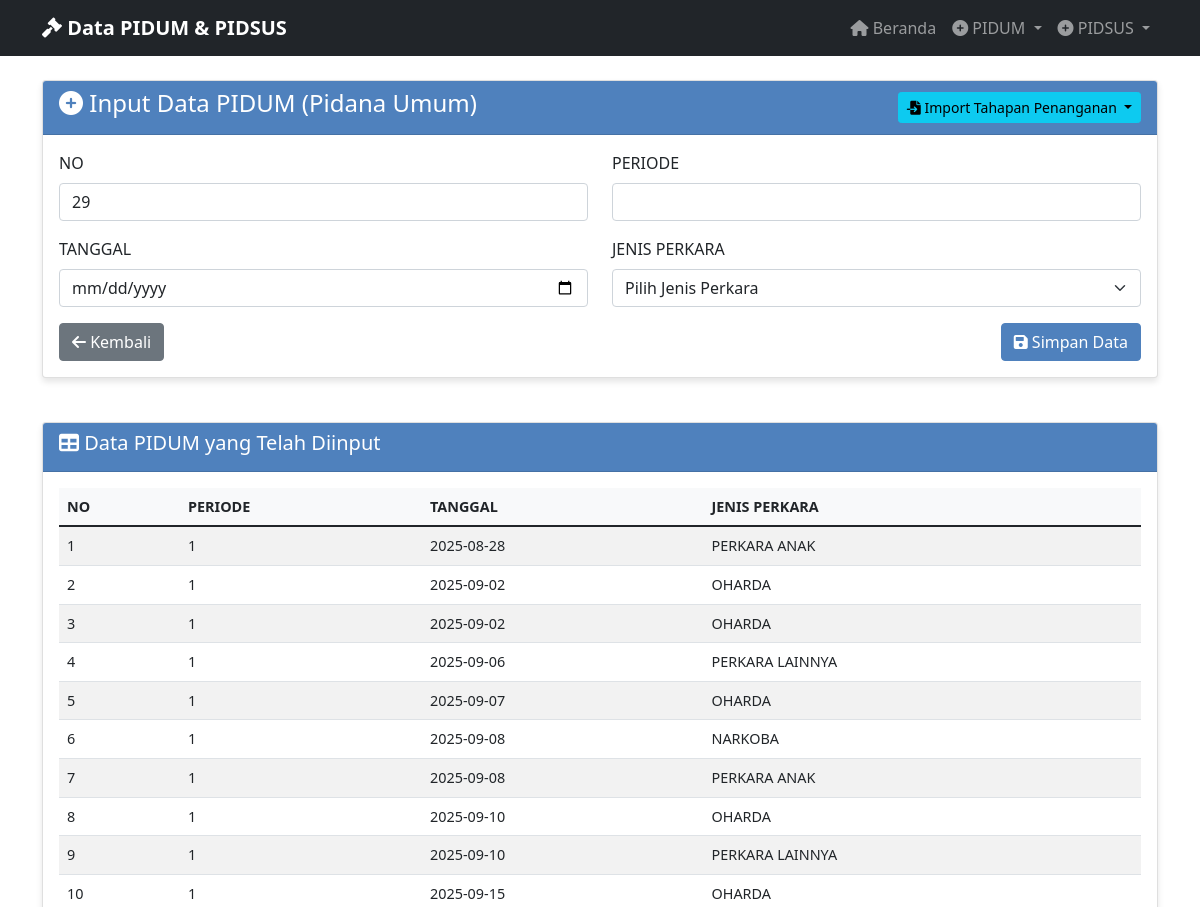
Page /manual_input_pidum (upper part) on the earlier database version.
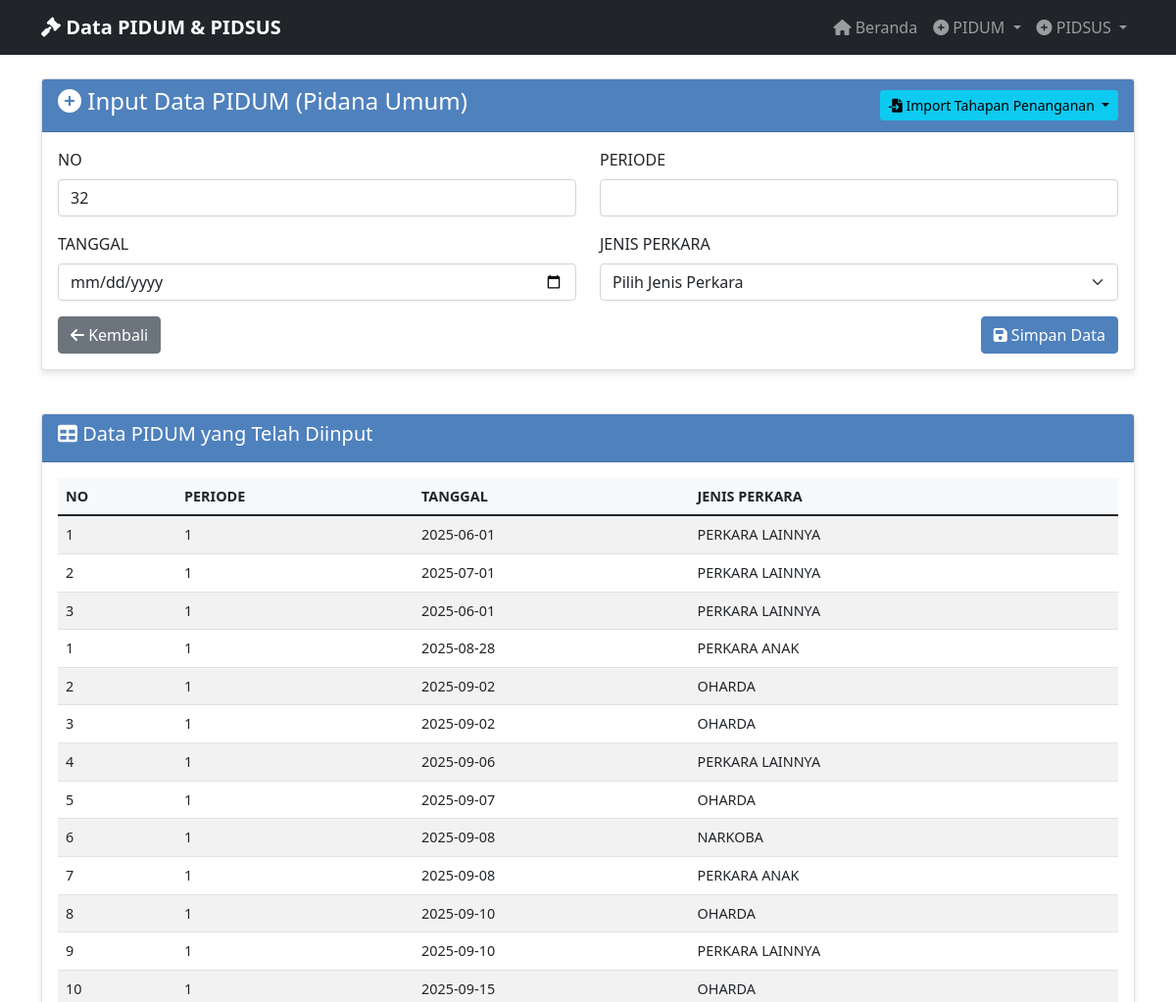
Same page on the later database version.
### tables this page shows
CREATE TABLE "pidum_data" (
                id INTEGER PRIMARY KEY AUTOINCREMENT,
                no TEXT NOT NULL,
                periode TEXT NOT NULL,
                tanggal TEXT NOT NULL,
                jenis_perkara TEXT NOT NULL,
                tahapan_penanganan TEXT NOT NULL,
                keterangan TEXT NOT NULL,
                created_at TIMESTAMP DEFAULT CURRENT_TIMESTAMP
            );

### app_with_db.py (the view, shortened to what this page needs)
@app.route('/manual_input_pidum', methods=['GET', 'POST'])
def manual_input_pidum():
    data = get_pidum_data_for_export()
    return render_template('input_pidum.html', data=data)

### database.py (called while the page is built)
@contextmanager
def get_db_connection():
    conn = sqlite3.connect(DATABASE_PATH)
    conn.row_factory = sqlite3.Row
    try:
        yield conn
    finally:
        conn.close()

def get_all_pidum_data():
    with get_db_connection() as conn:
        cursor = conn.cursor()
        cursor.execute('SELECT * FROM pidum_data ORDER BY created_at DESC')
        rows = cursor.fetchall()
        return [dict(row) for row in rows]

def get_pidum_data_for_export():
    data = get_all_pidum_data()
    export_data = []
    for row in data:
        export_data.append({
            'NO': row['no'],
            'PERIODE': row['periode'],
            'TANGGAL': row['tanggal'],
            'JENIS PERKARA': row['jenis_perkara'],
            'TAHAPAN PENANGANAN': row['tahapan_penanganan'],
            'KETERANGAN': row['keterangan']
        })
    return export_data

### templates/input_pidum.html (shortened to what the changed rows need)
{% extends "base.html" %}
{% block content %}
<div class="row">
    <div class="col-md-12">
        <div class="card">
            <div class="card-body">
                <form method="POST" action="{{ url_for('input_pidum') }}">
                    <div class="row">
                        <div class="col-md-6">
                            <div class="mb-3">
                                <label for="no" class="form-label">NO</label>
                                <input type="number" class="form-control" id="no" name="no" required>
                            </div>
                        </div>
                    </div>
                </form>
            </div>
        </div>
    </div>
</div>
{% if data %}
<div class="row mt-4">
    <div class="col-md-12">
        <div class="card">
            <div class="card-body">
                <div class="table-responsive">
                    <table class="table table-striped table-hover">
                        <thead>
                            <tr>
                                <th>NO</th>
                                <th>PERIODE</th>
                                <th>TANGGAL</th>
                                <th>JENIS PERKARA</th>
                            </tr>
                        </thead>
                        <tbody>
                            {% for item in data %}
                            <tr>
                                <td>{{ item.NO }}</td>
                                <td>{{ item.PERIODE }}</td>
                                <td>{{ item.TANGGAL }}</td>
                                <td>{{ item['JENIS PERKARA'] }}</td>
                            </tr>
                            {% endfor %}
                        </tbody>
                    </table>
                </div>
            </div>
        </div>
    </div>
</div>
{% endif %}
{% endblock %}

Differences in the rows shown:
added pidum_data: NO "1", PERIODE "1", TANGGAL "2025-06-01", jenis_perkara "PERKARA LAINNYA"
added pidum_data: NO "2", PERIODE "1", TANGGAL "2025-07-01", jenis_perkara "PERKARA LAINNYA"
added pidum_data: NO "3", PERIODE "1", TANGGAL "2025-06-01", jenis_perkara "PERKARA LAINNYA"
Other differences:
form field no: "29" → "32"
